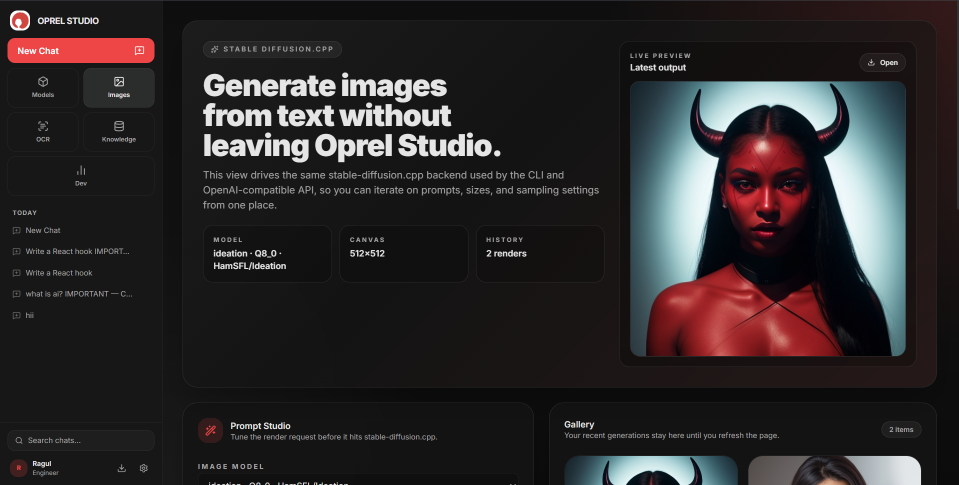
#> input picture assets/image-generation.png, 1918 x 970 px (shown at 1/2 size)
$ python -i vision_processor.py   (imports and definitions only)
#> lines starting #> are read from the running program, lines starting #| are printed output that depends on the picture
"""
Vision Image Preprocessing for Oprel.

Provides a pixel-budget-based image optimizer that runs before images are
sent to llama.cpp vision models.  This is the *single* implementation;
multimodal.py's preprocess_image_to_bytes() delegates here.

Design decisions:
- Pixel budget (not a per-axis cap) preserves aspect ratio correctly.
- Never upscales: images already within budget are returned as-is.
- Single encode pass: avoids repeated JPEG→PNG→JPEG round-trips.
- LANCZOS resampling for highest quality downscale.
- Explicit, structured [Vision] log lines for easy benchmarking.
- Exception fallback logs clearly and returns original bytes — never silently
  swallows errors and sends an oversized image to the model.
"""

from __future__ import annotations

import math
import time
from dataclasses import dataclass
from io import BytesIO
from typing import Optional

from PIL import Image

from oprel.utils.logging import get_logger

# [1 line that did not run here, left out]

# Pixel budgets for quick reference:
#   262_144 →  512×512 equivalent
#   409_600 →  640×640 equivalent   ← default
#   589_824 →  768×768 equivalent
# 1_048_576 → 1024×1024 equivalent
DEFAULT_MAX_PIXELS: int = 409_600
DEFAULT_QUALITY: int = 90

# Formats that llama.cpp accepts natively; if the input is already one of
# these we avoid re-encoding unless a resize is needed.
_PASSTHROUGH_FORMATS = {"JPEG", "PNG", "WEBP"}


@dataclass
class VisionProcessingResult:
    """Carries the processed image bytes and metrics for benchmarking."""

    image_bytes: bytes
    original_width: int
    original_height: int
    output_width: int
    output_height: int
    original_pixels: int
    output_pixels: int
    scale_factor: float
    was_resized: bool
    preprocessing_ms: float


class VisionImageProcessor:
    """
    Reusable image preprocessor for vision model inputs.

    Usage::

        processor = VisionImageProcessor(max_pixels=409_600, quality=90)
        result = processor.process(image_bytes)
        # result.image_bytes is ready to be base64-encoded and sent to llama.cpp

    The processor is model-independent: it knows nothing about Qwen3-VL,
    LLaVA, or any other architecture.
    """

    def __init__(
        self,
        max_pixels: int = DEFAULT_MAX_PIXELS,
        quality: int = DEFAULT_QUALITY,
    ) -> None:
        if max_pixels < 1:
            raise ValueError(f"max_pixels must be >= 1, got {max_pixels}")
        if not (1 <= quality <= 100):
            raise ValueError(f"quality must be 1–100, got {quality}")
        self.max_pixels = max_pixels
        self.quality = quality

    # ------------------------------------------------------------------
    # Public API
    # ------------------------------------------------------------------

    def process(self, image_input: bytes | str) -> VisionProcessingResult:
        """
        Inspect, (optionally) resize, and re-encode an image.

        Args:
            image_input: Raw image bytes or a file path string.

        Returns:
            VisionProcessingResult with processed bytes and benchmarking data.

        Raises:
            ValueError: If the input cannot be decoded as an image.
        """
        t0 = time.perf_counter()

        img = self._load(image_input)
        orig_w, orig_h = img.size
        orig_pixels = orig_w * orig_h

        logger.info(
            f"[Vision] Original image: {orig_w}x{orig_h} "
            f"({orig_pixels / 1_000_000:.2f} MP)"
        )
        logger.debug(f"[Vision] Target pixel budget: {self.max_pixels}")

        if not self.should_resize(orig_w, orig_h):
            logger.info("[Vision] Within pixel budget. No resize required.")
            # Still need to ensure format compatibility; encode only if needed.
            out_bytes = self._encode_passthrough(img, image_input)
            elapsed = (time.perf_counter() - t0) * 1_000
            logger.debug(f"[Vision] Preprocessing (passthrough): {elapsed:.1f} ms")
            return VisionProcessingResult(
                image_bytes=out_bytes,
                original_width=orig_w,
                original_height=orig_h,
                output_width=orig_w,
                output_height=orig_h,
                original_pixels=orig_pixels,
                output_pixels=orig_pixels,
                scale_factor=1.0,
                was_resized=False,
                preprocessing_ms=elapsed,
            )

        new_w, new_h = self.calculate_dimensions(orig_w, orig_h)
        scale = math.sqrt(self.max_pixels / orig_pixels)

        logger.info(
            f"[Vision] Resized image: {new_w}x{new_h} "
            f"({new_w * new_h / 1_000_000:.2f} MP)"
        )
        logger.info(f"[Vision] Scale factor: {scale:.3f}")

        # Ensure RGB for JPEG compatibility (RGBA/P → composite on white)
        img = self._to_rgb(img)

        try:
            resample = Image.Resampling.LANCZOS
        except AttributeError:  # Pillow < 9.1
            resample = Image.LANCZOS  # type: ignore[attr-defined]

        img = img.resize((new_w, new_h), resample)

        out_io = BytesIO()
        img.save(out_io, format="JPEG", quality=self.quality, optimize=True)
        out_bytes = out_io.getvalue()

        elapsed = (time.perf_counter() - t0) * 1_000
        logger.info(f"[Vision] Preprocessing time: {elapsed:.1f} ms")

        return VisionProcessingResult(
            image_bytes=out_bytes,
            original_width=orig_w,
            original_height=orig_h,
            output_width=new_w,
            output_height=new_h,
            original_pixels=orig_pixels,
            output_pixels=new_w * new_h,
            scale_factor=scale,
            was_resized=True,
            preprocessing_ms=elapsed,
        )

    def should_resize(self, width: int, height: int) -> bool:
        """Return True if width × height exceeds the configured pixel budget."""
        return (width * height) > self.max_pixels

    # [12 lines left out: function calculate_dimensions, not called in this run]

    # ------------------------------------------------------------------
    # Private helpers
    # ------------------------------------------------------------------

    @staticmethod
    def _load(image_input: bytes | str) -> Image.Image:
        if isinstance(image_input, bytes):
            return Image.open(BytesIO(image_input))
        return Image.open(image_input)

    # [36 lines left out: functions _to_rgb, _encode_passthrough, not called in this run]

>>> import cv2
>>> picture = cv2.imread('../../assets/image-generation.png', cv2.IMREAD_GRAYSCALE)
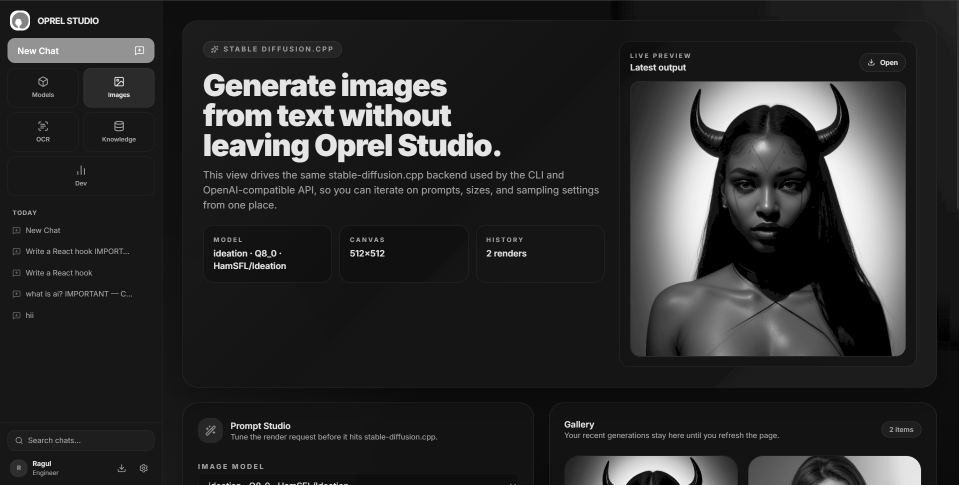
#> picture: shape (970, 1918) (shown at 1/2 size); min 0, max 255, mean 42.8
>>> result = VisionImageProcessor().process(picture)
#> (the run stopped early here; a loop or call above may not have finished)

$ run again, on assets/canvas.png
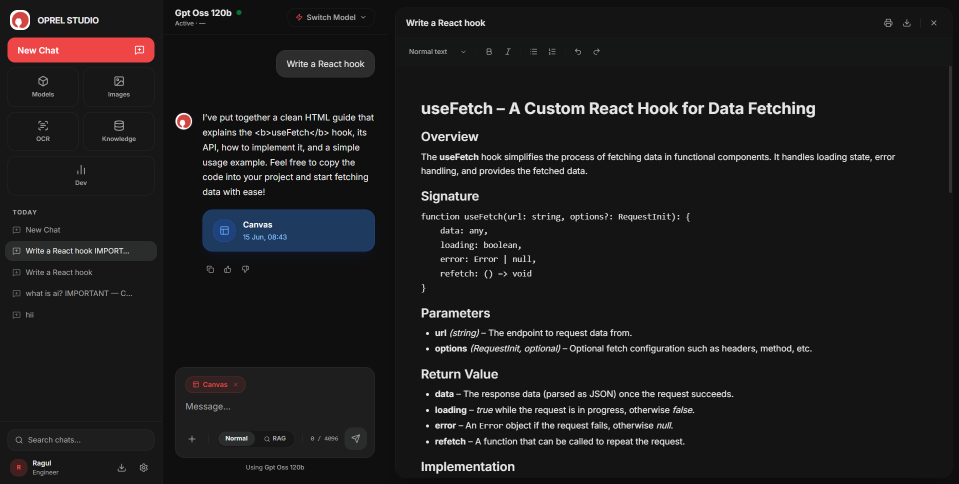
#> input picture assets/canvas.png, 1918 x 968 px (shown at 1/2 size)
#> `picture = cv2.imread('../../assets/image-generation.png', cv2.IMREAD_G..`:
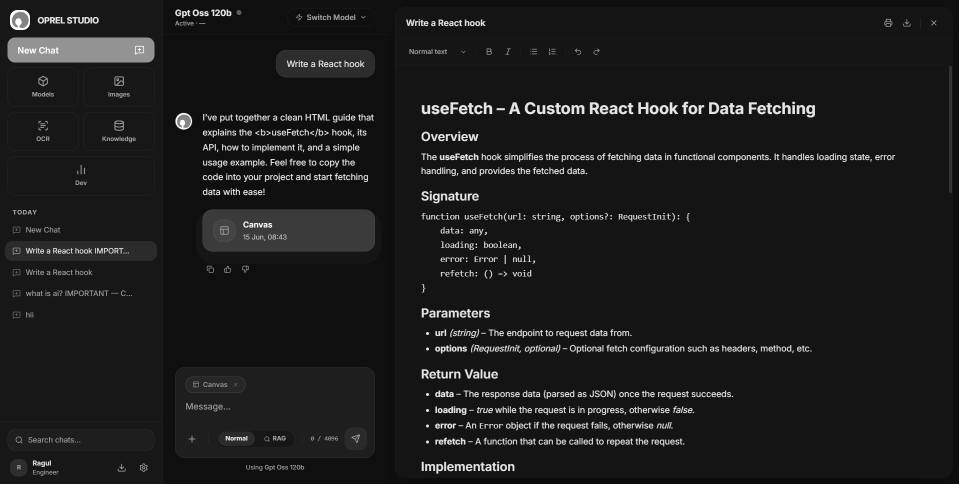
#> picture: shape (968, 1918) (shown at 1/2 size); min 12, max 255, mean 28.6

$ run again, on assets/dev-analytics.png
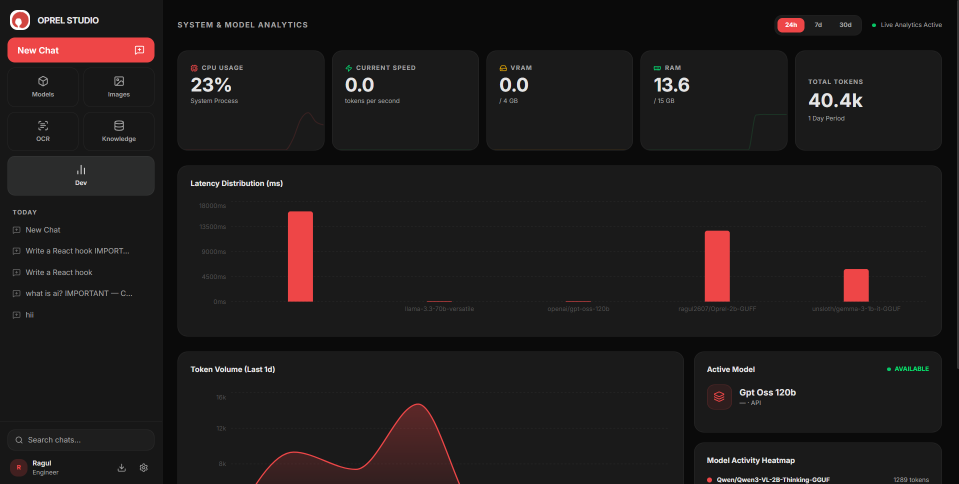
#> input picture assets/dev-analytics.png, 1918 x 968 px (shown at 1/2 size)
#> `picture = cv2.imread('../../assets/image-generation.png', cv2.IMREAD_G..`:
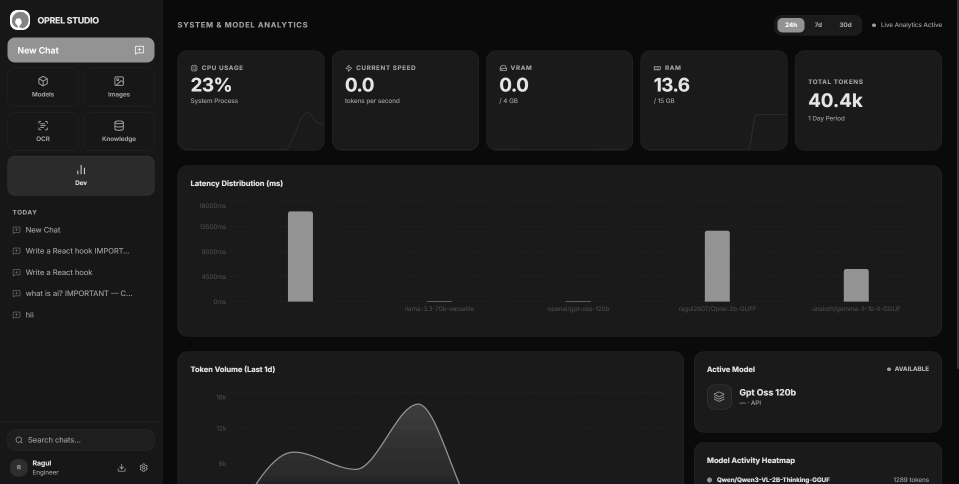
#> picture: shape (968, 1918) (shown at 1/2 size); min 0, max 255, mean 28.2
